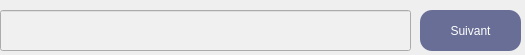
<?xml version="1.0" encoding="UTF-8"?>
<ui version="4.0">
 <class>desRecherche</class>
 <widget class="QWidget" name="desRecherche">
  <property name="geometry">
   <rect>
    <x>0</x>
    <y>0</y>
    <width>525</width>
    <height>55</height>
   </rect>
  </property>
  <property name="windowTitle">
   <string>Rechercher dans le JDC</string>
  </property>
  <property name="toolTip">
   <string>Next</string>
  </property>
  <widget class="QLineEdit" name="LERecherche">
   <property name="geometry">
    <rect>
     <x>0</x>
     <y>10</y>
     <width>411</width>
     <height>41</height>
    </rect>
   </property>
   <property name="sizePolicy">
    <sizepolicy hsizetype="Maximum" vsizetype="Maximum">
     <horstretch>0</horstretch>
     <verstretch>0</verstretch>
    </sizepolicy>
   </property>
   <property name="styleSheet">
    <string notr="true">background:rgb(240,240,240)</string>
   </property>
  </widget>
  <widget class="QPushButton" name="PBSuivant">
   <property name="enabled">
    <bool>true</bool>
   </property>
   <property name="geometry">
    <rect>
     <x>420</x>
     <y>10</y>
     <width>101</width>
     <height>41</height>
    </rect>
   </property>
   <property name="sizePolicy">
    <sizepolicy hsizetype="Fixed" vsizetype="Fixed">
     <horstretch>0</horstretch>
     <verstretch>0</verstretch>
    </sizepolicy>
   </property>
   <property name="styleSheet">
    <string notr="true">background-color:rgb(104,110,149);
color :white;
border-radius : 12px
</string>
   </property>
   <property name="text">
    <string>Suivant</string>
   </property>
   <property name="autoDefault">
    <bool>false</bool>
   </property>
   <property name="default">
    <bool>true</bool>
   </property>
  </widget>
 </widget>
 <resources/>
 <connections/>
</ui>
